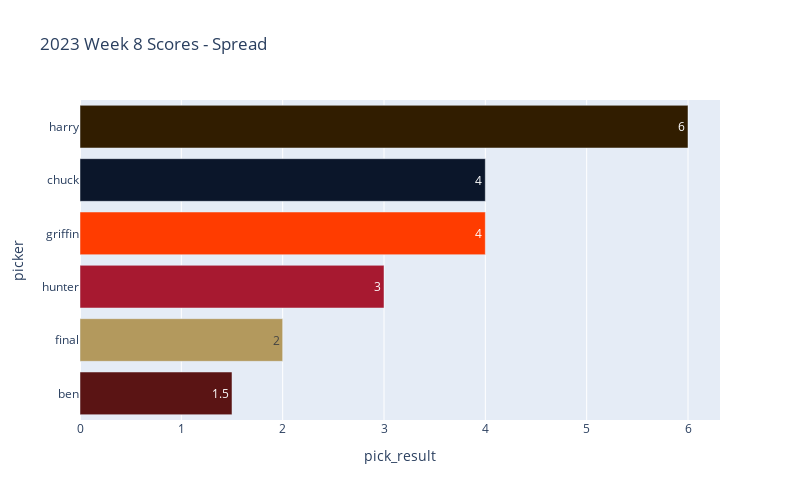

Notebook source saved alongside this figure:
### Code cell
homers.plot_scores(week_df)

### Figure 1 — Plotly figure (JSON) as saved in the notebook; plotly's stock layout.template omitted (floating-point values rounded to 4 significant figures)
{"data": [{"alignmentgroup": "True", "hovertemplate": "picker=%{y}<br>pick_result=%{x}<extra></extra>", "legendgroup": "harry", "marker": {"color": "#311D00", "pattern": {"shape": ""}}, "name": "harry", "offsetgroup": "harry", "orientation": "h", "showlegend": false, "textposition": "auto", "texttemplate": "%{x}", "type": "bar", "x": [6], "xaxis": "x", "y": ["harry"], "yaxis": "y"}, {"alignmentgroup": "True", "hovertemplate": "picker=%{y}<br>pick_result=%{x}<extra></extra>", "legendgroup": "chuck", "marker": {"color": "#0B162A", "pattern": {"shape": ""}}, "name": "chuck", "offsetgroup": "chuck", "orientation": "h", "showlegend": false, "textposition": "auto", "texttemplate": "%{x}", "type": "bar", "x": [4], "xaxis": "x", "y": ["chuck"], "yaxis": "y"}, {"alignmentgroup": "True", "hovertemplate": "picker=%{y}<br>pick_result=%{x}<extra></extra>", "legendgroup": "griffin", "marker": {"color": "#FF3C00", "pattern": {"shape": ""}}, "name": "griffin", "offsetgroup": "griffin", "orientation": "h", "showlegend": false, "textposition": "auto", "texttemplate": "%{x}", "type": "bar", "x": [4], "xaxis": "x", "y": ["griffin"], "yaxis": "y"}, {"alignmentgroup": "True", "hovertemplate": "picker=%{y}<br>pick_result=%{x}<extra></extra>", "legendgroup": "hunter", "marker": {"color": "#A71930", "pattern": {"shape": ""}}, "name": "hunter", "offsetgroup": "hunter", "orientation": "h", "showlegend": false, "textposition": "auto", "texttemplate": "%{x}", "type": "bar", "x": [3], "xaxis": "x", "y": ["hunter"], "yaxis": "y"}, {"alignmentgroup": "True", "hovertemplate": "picker=%{y}<br>pick_result=%{x}<extra></extra>", "legendgroup": "final", "marker": {"color": "#B3995D", "pattern": {"shape": ""}}, "name": "final", "offsetgroup": "final", "orientation": "h", "showlegend": false, "textposition": "auto", "texttemplate": "%{x}", "type": "bar", "x": [2], "xaxis": "x", "y": ["final"], "yaxis": "y"}, {"alignmentgroup": "True", "hovertemplate": "picker=%{y}<br>pick_result=%{x}<extra></extra>", "legendgroup": "ben", "marker": {"color": "#5A1414", "pattern": {"shape": ""}}, "name": "ben", "offsetgroup": "ben", "orientation": "h", "showlegend": false, "textposition": "auto", "texttemplate": "%{x}", "type": "bar", "x": [1.5], "xaxis": "x", "y": ["ben"], "yaxis": "y"}], "layout": {"barmode": "relative", "height": 500, "legend": {"title": {"text": "picker"}, "tracegroupgap": 0}, "title": {"text": "2023 Week 8 Scores - Spread"}, "width": 800, "xaxis": {"anchor": "y", "domain": [0, 1], "title": {"text": "pick_result"}}, "yaxis": {"anchor": "x", "categoryarray": ["ben", "final", "hunter", "griffin", "chuck", "harry"], "categoryorder": "array", "domain": [0, 1], "title": {"text": "picker"}}}}
